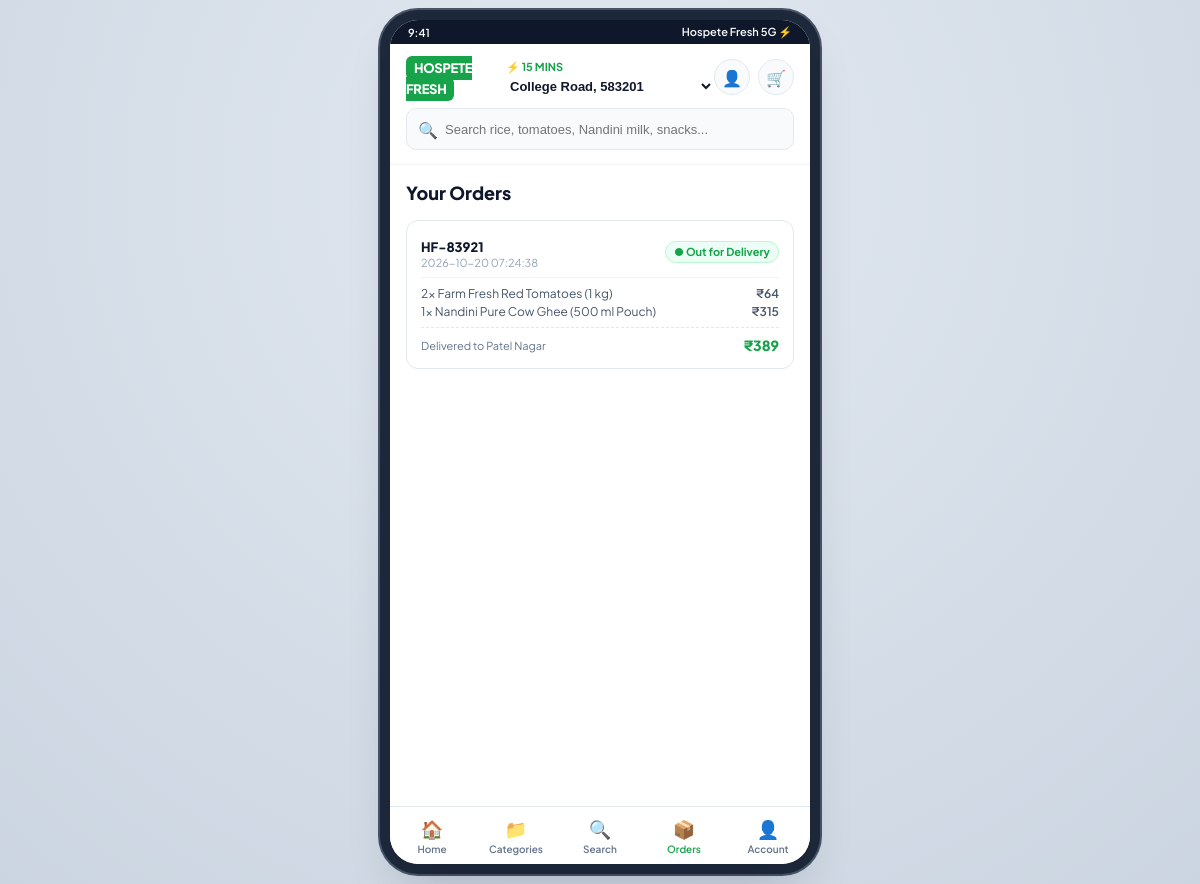
The page /orders on the database its author committed.
### tables this page shows
CREATE TABLE orders (
        id INTEGER PRIMARY KEY AUTOINCREMENT,
        order_number TEXT UNIQUE NOT NULL,
        customer_name TEXT NOT NULL,
        phone TEXT NOT NULL,
        delivery_address TEXT NOT NULL,
        locality TEXT NOT NULL,
        total_amount REAL NOT NULL,
        payment_method TEXT DEFAULT 'Cash on Delivery',
        status TEXT DEFAULT 'Placed',
        created_at TIMESTAMP DEFAULT CURRENT_TIMESTAMP
    );

CREATE TABLE order_items (
        id INTEGER PRIMARY KEY AUTOINCREMENT,
        order_id INTEGER NOT NULL,
        product_id INTEGER NOT NULL,
        vendor_id INTEGER NOT NULL DEFAULT 1,
        product_name TEXT NOT NULL,
        pack_size TEXT NOT NULL,
        unit_price REAL NOT NULL,
        quantity INTEGER NOT NULL,
        subtotal REAL NOT NULL,
        fulfillment_status TEXT DEFAULT 'Pending', -- Pending, Accepted, Preparing, Ready for Pickup, Dispatched
        FOREIGN KEY (order_id) REFERENCES orders(id),
        FOREIGN KEY (product_id) REFERENCES products(id),
        FOREIGN KEY (vendor_id) REFERENCES vendors(id)
    );

### app.py (the view)
@app.route('/orders')
def orders_page():
    conn = get_db()
    orders = conn.execute('SELECT * FROM orders ORDER BY created_at DESC').fetchall()
    orders_with_items = []
    for ord_row in orders:
        items = conn.execute('SELECT * FROM order_items WHERE order_id = ?', (ord_row['id'],)).fetchall()
        orders_with_items.append({'order': ord_row, 'items': items})
    conn.close()
    return render_template('orders.html', orders=orders_with_items)

### app.py (called while the page is built)
def get_db():
    conn = sqlite3.connect(DB_PATH)
    conn.row_factory = sqlite3.Row
    return conn

@app.before_request
def make_session_permanent():
    if 'cart' not in session:
        session['cart'] = {}  # key: variant_id -> {product_id, name, pack_size, price, mrp, image_url, qty, vendor_id}
    if 'locality' not in session:
        session['locality'] = 'College Road'
        session['pincode'] = '583201'
        session['eta'] = 15

### templates/orders.html (shortened to what this page needs)
{% extends "base.html" %}
{% block content %}
<div style="padding: 16px;">
  <h2 style="font-size: 18px; font-weight: 800; color: #0f172a; margin-bottom: 16px;">Your Orders</h2>
  {% if orders %}
    {% for ord in orders %}
    <div style="background: #ffffff; border: 1px solid #e2e8f0; border-radius: 12px; padding: 14px; margin-bottom: 14px;">
      <div style="display: flex; justify-content: space-between; align-items: center; margin-bottom: 8px;">
        <div>
          <span style="font-size: 13px; font-weight: 800; color: #0f172a;">{{ ord['order']['order_number'] }}</span>
          <div style="font-size: 11px; color: #94a3b8;">{{ ord['order']['created_at'] }}</div>
        </div>
        <span style="font-size: 11px; font-weight: 700; background: #ecfdf5; color: #16a34a; border: 1px solid #bbf7d0; padding: 3px 8px; border-radius: 9999px;">
          ● {{ ord['order']['status'] }}
        </span>
      </div>
      <div style="border-top: 1px solid #f1f5f9; padding-top: 8px; margin-top: 8px;">
        {% for itm in ord['items'] %}
        <div style="font-size: 12px; color: #475569; margin-bottom: 3px; display: flex; justify-content: space-between;">
          <span>{{ itm['quantity'] }}x {{ itm['product_name'] }} ({{ itm['pack_size'] }})</span>
          <span style="font-weight: 600;">₹{{ '%.0f'|format(itm['subtotal']) }}</span>
        </div>
        {% endfor %}
      </div>
      <div style="display: flex; justify-content: space-between; align-items: center; border-top: 1px dashed #e2e8f0; padding-top: 8px; margin-top: 8px;">
        <span style="font-size: 11px; color: #64748b;">Delivered to {{ ord['order']['locality'] }}</span>
        <span style="font-size: 14px; font-weight: 800; color: #16a34a;">₹{{ '%.0f'|format(ord['order']['total_amount']) }}</span>
      </div>
    </div>
    {% endfor %}
  {% endif %}
</div>
{% endblock %}

### static/css/style.css (style rules this page uses)
:root { --primary-green: #16a34a; --primary-hover: #15803d; --primary-light: #ecfdf5; --primary-border: #bbf7d0; --text-main: #0f172a; --text-muted: #64748b; --bg-app: #ffffff; --bg-shell: #f1f5f9; --card-border: #e2e8f0; --card-hover-border: #cbd5e1; --danger: #ef4444; --warning: #f59e0b; --radius-sm: 6px; --radius-md: 10px; --radius-lg: 14px; --radius-full: 9999px; --shadow-sm: 0 1px 2px 0 rgba(0, 0, 0, 0.05); --shadow-md: 0 4px 6px -1px rgba(0, 0, 0, 0.08), 0 2px 4px -2px rgba(0, 0, 0, 0.05); --shadow-float: 0 10px 15px -3px rgba(0, 0, 0, 0.1), 0 4px 6px -4px rgba(0, 0, 0, 0.1); }
*, *::before, *::after { box-sizing: border-box; margin: 0; padding: 0; }
body { font-family: 'Plus Jakarta Sans', system-ui, -apple-system, BlinkMacSystemFont, 'Segoe UI', Roboto, sans-serif; color: var(--text-main); background-color: var(--bg-shell); -webkit-font-smoothing: antialiased; min-height: 100vh; }

### rows shown on the page
orders: order.order_number "HF-83921", order.created_at "2026-10-20 07:24:38", order.status "Out for Delivery", order.locality "Patel Nagar", order.total_amount "389"
order_items: quantity "2", product_name "Farm Fresh Red Tomatoes", pack_size "1 kg", subtotal "64"
order_items: quantity "1", product_name "Nandini Pure Cow Ghee", pack_size "500 ml Pouch", subtotal "315"

### other values the page prints
{{ current_eta }} "15"
form field locality "College Road, 583201"
